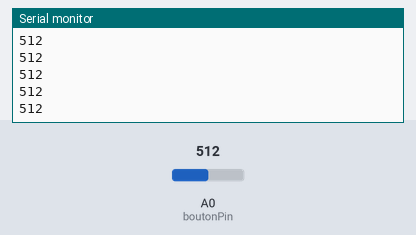
Recording of a sketch running on a simulated Arduino Uno, built with avr-gcc and run on an emulated ATmega328P. Shown: the last lines printed to the serial monitor. The test bench sets the inputs (shaded band); at power-on: A0 (boutonPin) = 512.

Above: at 1.2 s.
1.3 s: A0 (boutonPin) set to 716
At 2.4 s:
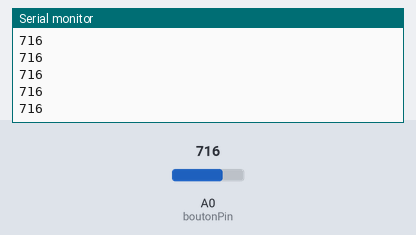
2.8 s: A0 (boutonPin) set to 900
At 3.4 s:
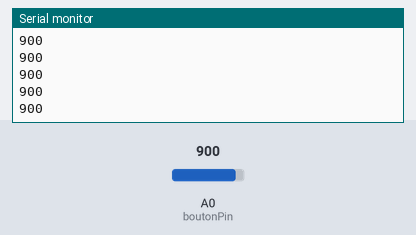
Timing chart, 0 to 5.8 s (numbered marks = the images above; inputs shaded):
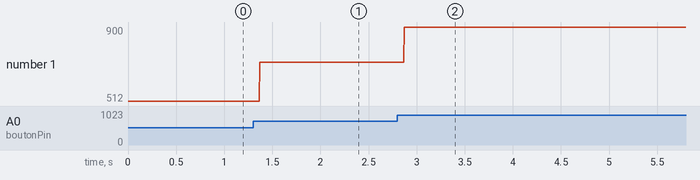

The sketch:

check_analogRead.ino
```cpp
#define boutonPin  A0


void setup() {
  pinMode(boutonPin, INPUT);
  Serial.begin(9600);
}
// Variables pour suivre l'état du bouton
int etatBouton;      // Variable pour stocker l'état actuel du bouton

void loop() {
  etatBouton = analogRead(boutonPin);
  Serial.println(etatBouton);

}
```

Measured:
- after the input at 1.3 s, the serial monitor: prints a new line after 0.07 s (image 1)
- after the input at 2.8 s, the serial monitor: prints a new line after 0.07 s (image 2)
- plotted number 1: 512 → 716 after the input at 1.3 s, 716 → 900 after the input at 2.8 s
